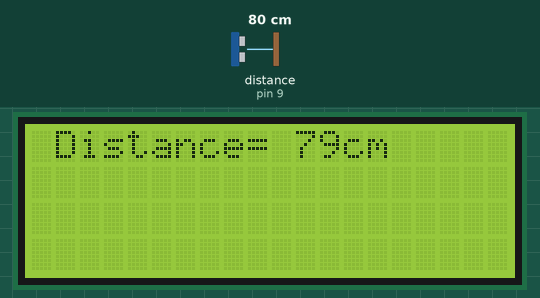
Recording of a sketch running on a simulated Arduino Uno, built with avr-gcc and run on an emulated ATmega328P. On the bench: 20×4 character LCD. Wiring (inferred from the names in the program): ultrasonic range finder: trigger pin 8; echo pin 9. The inputs (shaded band) are chosen by the test bench; at power-on: distance to the obstacle (sensor on pin 9) 80 cm. The echo pulse lasts 58.3 µs per cm; what the sketch prints to the serial monitor is not drawn.

Above: at 2.6 s.
2.7 s: distance to the obstacle (sensor on pin 9) set to 27 cm
At 3.3 s:
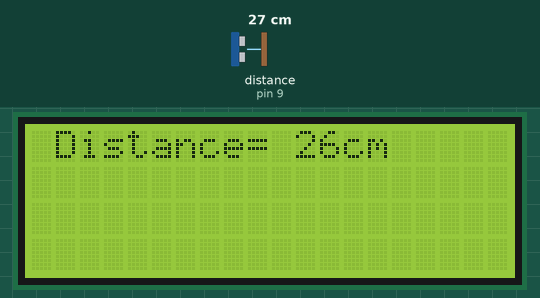
4.4 s: distance to the obstacle (sensor on pin 9) set to 22 cm
At 4.9 s:
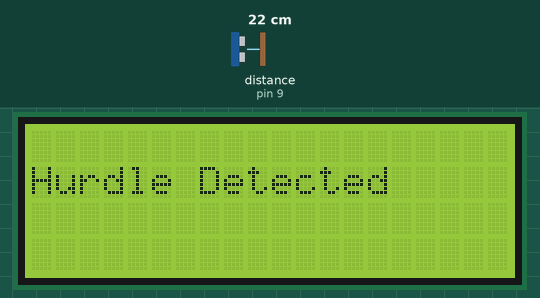
7.4 s: distance to the obstacle (sensor on pin 9) set to 35 cm
At 9.1 s:
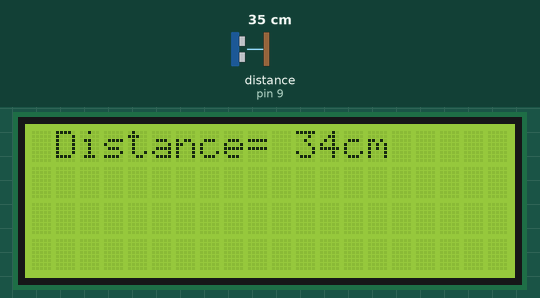
Timing chart, 0 to 10.6 s (numbered marks = the images above; inputs shaded):
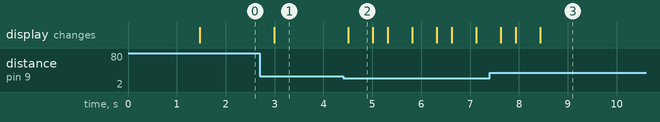

Measured:
- the behaviour switches between 25 and 24 cm on distance to the obstacle (sensor on pin 9) (found by bisection; images 1 and 2)
- after the input at 2.7 s, the display: changes after 0.29 s (image 1)
- after the input at 4.4 s, the display: changes after 0.11 s (image 2)
- what the display in image 2 shows lasts 0.5 s, from 4.5 s to 5.0 s

The sketch:

ultrasonic.ino
```cpp
#include <LiquidCrystal.h>

#define trigPin 8
#define echoPin 9


//                BS E  D4 D5 D6 D7
LiquidCrystal lcd(7, 6, 5, 4, 3, 2);

int pos = 0;    // variable to store the servo position

void setup() {
  Serial.begin (9600);
  pinMode(trigPin, OUTPUT);
  pinMode(echoPin, INPUT);

  lcd.begin(20, 4);

  lcd.setCursor(0, 1);
  delay(400);
  lcd.clear();
  delay(1000);
}

void loop() {
  long duration, distance;
  digitalWrite(trigPin, LOW);  // Added this line
  delayMicroseconds(2); // Added this line
  digitalWrite(trigPin, HIGH);
  delayMicroseconds(10); // Added this line
  digitalWrite(trigPin, LOW);
  duration = pulseIn(echoPin, HIGH);
  distance = (duration/2) / 29.1;
  if (distance < 24) {  // This is where the LED On/Off happens


  lcd.clear();
  lcd.setCursor(0, 1);
  lcd.print("Hurdle Detected");
  Serial.println(" Hurdle Detected");

  delay(500);
  lcd.clear();

  delay(300);
}

  lcd.setCursor(1, 0);
  lcd.print("Distance= ");

  lcd.print(distance);
  lcd.print("cm");

    Serial.print(distance);
    Serial.println(" cm");

  delay(500);
}
```
